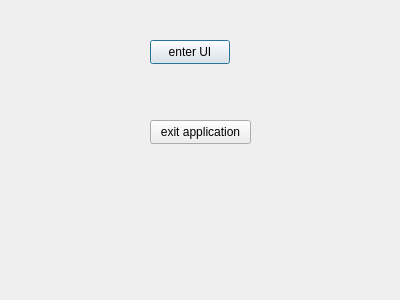
<?xml version="1.0" encoding="UTF-8"?>
<ui version="4.0">
 <class>myDialog</class>
 <widget class="QDialog" name="myDialog">
  <property name="geometry">
   <rect>
    <x>0</x>
    <y>0</y>
    <width>400</width>
    <height>300</height>
   </rect>
  </property>
  <property name="windowTitle">
   <string>Dialog</string>
  </property>
  <widget class="QPushButton" name="pushButton">
   <property name="geometry">
    <rect>
     <x>150</x>
     <y>40</y>
     <width>80</width>
     <height>24</height>
    </rect>
   </property>
   <property name="text">
    <string>enter UI</string>
   </property>
  </widget>
  <widget class="QPushButton" name="pushButton_2">
   <property name="geometry">
    <rect>
     <x>150</x>
     <y>120</y>
     <width>101</width>
     <height>24</height>
    </rect>
   </property>
   <property name="text">
    <string>exit application</string>
   </property>
  </widget>
 </widget>
 <resources/>
 <connections>
  <connection>
   <sender>pushButton_2</sender>
   <signal>clicked()</signal>
   <receiver>myDialog</receiver>
   <slot>close()</slot>
   <hints>
    <hint type="sourcelabel">
     <x>215</x>
     <y>132</y>
    </hint>
    <hint type="destinationlabel">
     <x>213</x>
     <y>183</y>
    </hint>
   </hints>
  </connection>
 </connections>
</ui>
